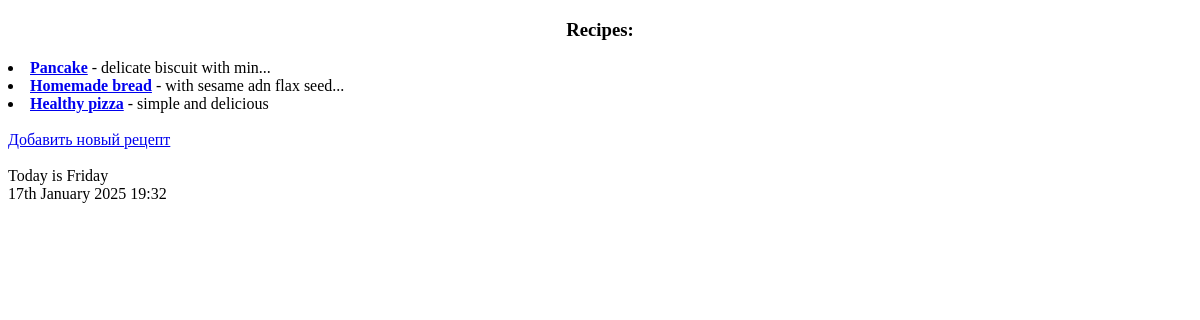
/recipe/list/, run on an earlier commit of the app's database.
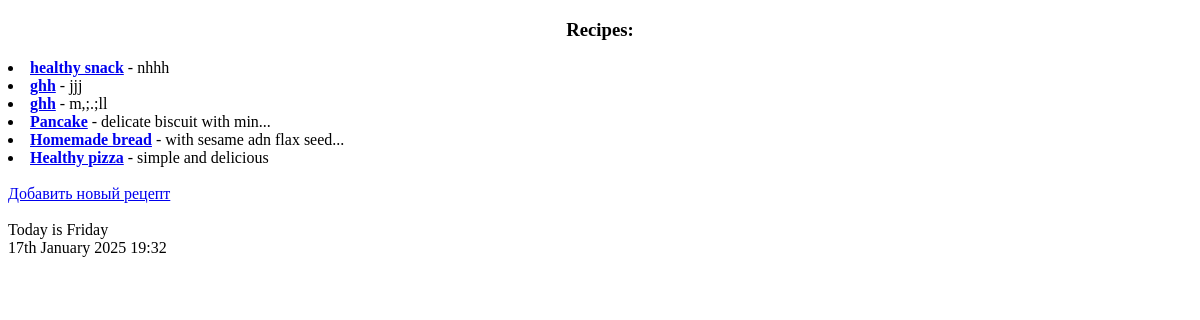
And on a later commit of the database.
### recipesapp/models.py (models this page shows, shortened)
class Recipe(models.Model):
    class Meta:
        verbose_name = "Recipe"
        ordering = ['-title', 'created_at']
    title = models.CharField(max_length=150)
    description = models.TextField()
    steps_of_cooking = models.TextField()
    time_for_cooking = models.IntegerField(default=15)
    author = models.ForeignKey(User, on_delete=models.PROTECT)
    created_at = models.DateTimeField(auto_now_add=True)
    updated_at = models.DateTimeField(auto_now=True)
    archived = models.BooleanField(default=False)
    @property
    def description_short(self):
        if len(self.description) < 25:
            return self.description
        else:
            return self.description[:25] + "..."

### recipesapp/views.py (the view)
# urls.py: path('list/', RecipeListView.as_view(), name='list'),
class RecipeListView(ListView):
    template_name ='recipesapp/recipes-list.html'
    context_object_name = "recipes"
    queryset = Recipe.objects.filter(archived=False)

### recipesapp/templates/recipesapp/recipes-list.html (shortened to what this page needs)
{% extends "recipesapp/base.html" %}
{% block body %}
  <h3 style="display: flex; justify-content: center; ">Recipes:</h3>
  {% if recipes  %}
  <div>
    {% for recipe in recipes %}
    <li>
      <a href= "{% url 'recipesapp:recipe_details' pk=recipe.pk %}"><strong>{{ recipe.title }}</strong></a> - {{ recipe.description_short }}
    </li>
    {% endfor %}
  </div>
  {% else %}
  <h3>No recipes found.</h3>
  {% endif %}
<br>
  <div>
    <a href="{% url 'recipesapp:recipe_create' %}"  target="blank">Добавить новый рецепт</a>
  </div>
{% endblock %}

What changed in the data, as far as the page shows it:
added Recipe: title "healthy snack", description_short "nhhh"
added Recipe: title "ghh", description_short "jjj"
added Recipe: title "ghh", description_short "m,;.;ll"
